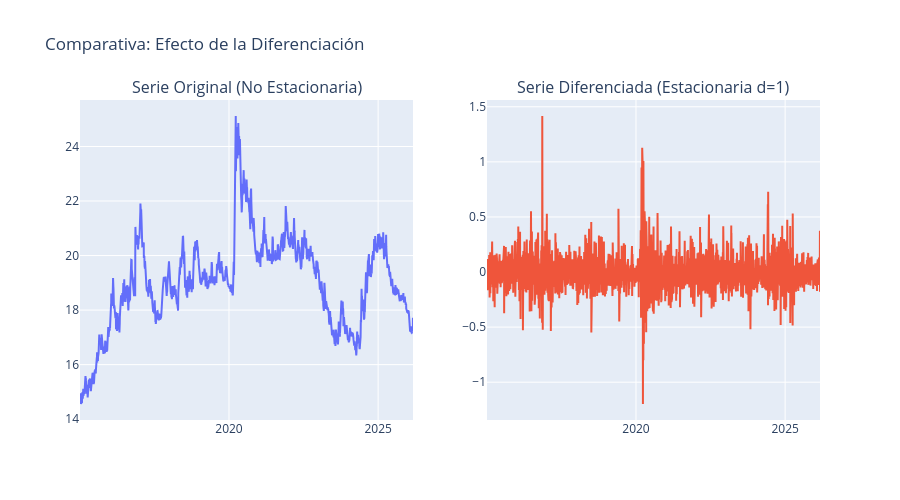

The code cell stored with this chart in its notebook:
### Markdown cell above
<h2 style="color:#1f77b4;">Análisis para el (p,d,q) y (P,D,Q,s)</h2>

### Code cell
def check_stationarity(series, title="Serie Original"):
    result = adfuller(series.dropna())
    print(f'ADF Test: {title}')
    print(f'Estadístico ADF: {result[0]:.4f}')
    print(f'p-value: {result[1]:.4f}')
    is_stationary = result[1] < 0.05
    print(f"¿Es estacionaria? {'SÍ' if is_stationary else 'NO'}\n")
    return is_stationary

# 1. Revisamos la serie original
check_stationarity(df['dato'], "Nivel Original")

# 2. Aplicamos Primera Diferencia (d=1)
df_diff = df['dato'].diff()

# 3. Revisamos la serie diferenciada
check_stationarity(df_diff, "Primera Diferencia (d=1)")

# Creamos una figura con 2 columnas (Subplots)
fig = make_subplots(
    rows=1, cols=2,
    subplot_titles=("Serie Original (No Estacionaria)", "Serie Diferenciada (Estacionaria d=1)")
)

# Gráfico 1: Serie Original
fig.add_trace(
    go.Scatter(x=df.index, y=df['dato'], name='Original'),
    row=1, col=1
)

# Gráfico 2: Serie Diferenciada
fig.add_trace(
    go.Scatter(x=df_diff.index, y=df_diff, name='Diferenciada'),
    row=1, col=2
)

# Ajustes de diseño
fig.update_layout(
    title_text="Comparativa: Efecto de la Diferenciación",
    showlegend=False, # Ocultamos leyenda
    height=500
)

fig.show()

### Figure 1 — Plotly figure (JSON) as saved in the notebook; plotly's stock layout.template omitted (floating-point values rounded to 4 significant figures; data arrays with more than 128 entries replaced by an {"elided": "..."} marker saying what was removed)
{"data": [{"name": "Original", "type": "scatter", "x": {"elided": "2809 str values"}, "xaxis": "x", "y": {"elided": "2809 float values"}, "yaxis": "y"}, {"name": "Diferenciada", "type": "scatter", "x": {"elided": "2809 str values"}, "xaxis": "x2", "y": {"elided": "2809 float values"}, "yaxis": "y2"}], "layout": {"annotations": [{"font": {"size": 16}, "showarrow": false, "text": "Serie Original (No Estacionaria)", "x": 0.225, "xanchor": "center", "xref": "paper", "y": 1, "yanchor": "bottom", "yref": "paper"}, {"font": {"size": 16}, "showarrow": false, "text": "Serie Diferenciada (Estacionaria d=1)", "x": 0.775, "xanchor": "center", "xref": "paper", "y": 1, "yanchor": "bottom", "yref": "paper"}], "height": 500, "showlegend": false, "title": {"text": "Comparativa: Efecto de la Diferenciación"}, "xaxis": {"anchor": "y", "domain": [0, 0.45]}, "xaxis2": {"anchor": "y2", "domain": [0.55, 1]}, "yaxis": {"anchor": "x", "domain": [0, 1]}, "yaxis2": {"anchor": "x2", "domain": [0, 1]}}}
